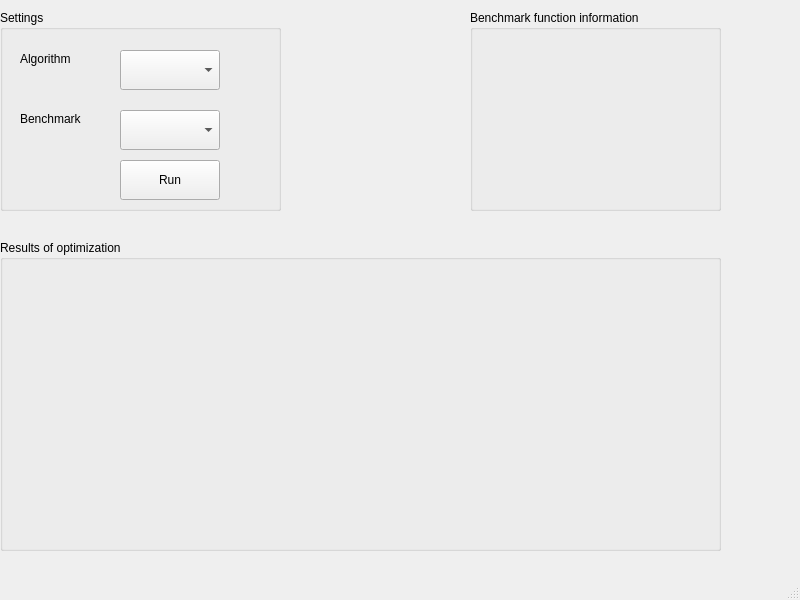
<?xml version="1.0" encoding="UTF-8"?>
<ui version="4.0">
 <class>NiaPy</class>
 <widget class="QMainWindow" name="NiaPy">
  <property name="geometry">
   <rect>
    <x>0</x>
    <y>0</y>
    <width>800</width>
    <height>600</height>
   </rect>
  </property>
  <property name="windowTitle">
   <string>NiaPy</string>
  </property>
  <widget class="QWidget" name="centralwidget">
   <widget class="QGroupBox" name="groupBox">
    <property name="geometry">
     <rect>
      <x>0</x>
      <y>10</y>
      <width>281</width>
      <height>201</height>
     </rect>
    </property>
    <property name="title">
     <string>Settings</string>
    </property>
    <widget class="QLabel" name="label">
     <property name="geometry">
      <rect>
       <x>20</x>
       <y>40</y>
       <width>71</width>
       <height>18</height>
      </rect>
     </property>
     <property name="text">
      <string>Algorithm</string>
     </property>
    </widget>
    <widget class="QLabel" name="label_2">
     <property name="geometry">
      <rect>
       <x>20</x>
       <y>100</y>
       <width>71</width>
       <height>18</height>
      </rect>
     </property>
     <property name="text">
      <string>Benchmark</string>
     </property>
    </widget>
    <widget class="QComboBox" name="comboBox">
     <property name="geometry">
      <rect>
       <x>120</x>
       <y>40</y>
       <width>100</width>
       <height>40</height>
      </rect>
     </property>
    </widget>
    <widget class="QComboBox" name="comboBox_2">
     <property name="geometry">
      <rect>
       <x>120</x>
       <y>100</y>
       <width>100</width>
       <height>40</height>
      </rect>
     </property>
    </widget>
    <widget class="QPushButton" name="pushButton">
     <property name="geometry">
      <rect>
       <x>120</x>
       <y>150</y>
       <width>100</width>
       <height>40</height>
      </rect>
     </property>
     <property name="text">
      <string>Run</string>
     </property>
    </widget>
   </widget>
   <widget class="QGroupBox" name="groupBox_2">
    <property name="geometry">
     <rect>
      <x>470</x>
      <y>10</y>
      <width>251</width>
      <height>201</height>
     </rect>
    </property>
    <property name="title">
     <string>Benchmark function information</string>
    </property>
   </widget>
   <widget class="QGroupBox" name="groupBox_3">
    <property name="geometry">
     <rect>
      <x>0</x>
      <y>240</y>
      <width>721</width>
      <height>311</height>
     </rect>
    </property>
    <property name="title">
     <string>Results of optimization</string>
    </property>
   </widget>
  </widget>
  <widget class="QMenuBar" name="menubar">
   <property name="geometry">
    <rect>
     <x>0</x>
     <y>0</y>
     <width>800</width>
     <height>30</height>
    </rect>
   </property>
  </widget>
  <widget class="QStatusBar" name="statusbar"/>
 </widget>
 <resources/>
 <connections/>
</ui>
